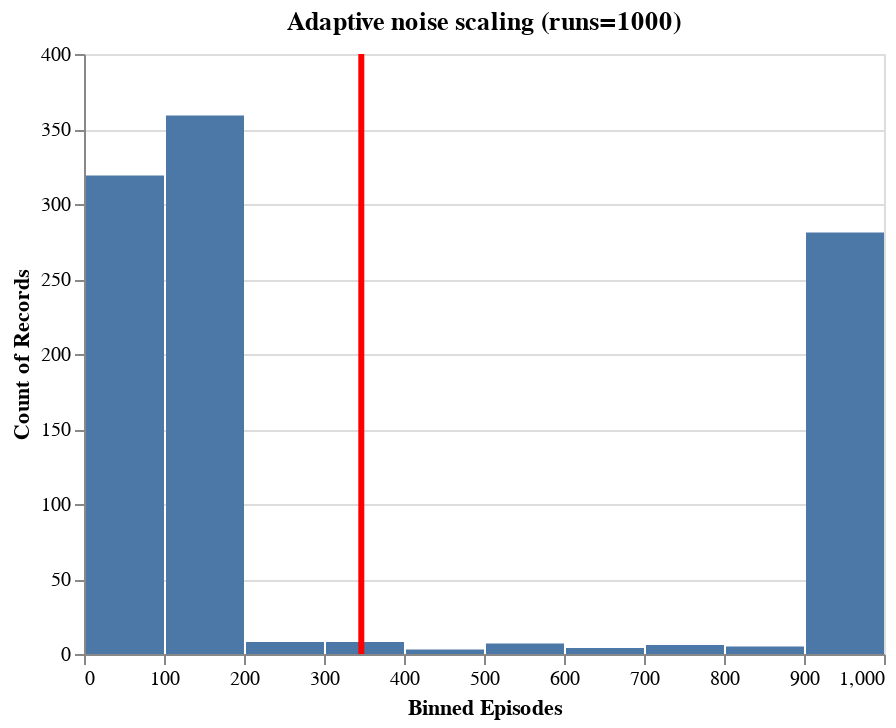

Notebook code for this chart:
### Code cell
chart, ada_df = plot(data_dir, 'ada', altair=True, title="Adaptive noise scaling (runs=1000)")
chart

### Figure 1 — Vega-Lite specification as saved in the notebook (floating-point values rounded to 4 significant figures; data arrays with more than 128 entries replaced by an {"elided": "..."} marker saying what was removed)
{"$schema": "https://vega.github.io/schema/vega-lite/v2.6.0.json", "config": {"view": {"height": 300, "width": 400}}, "datasets": {"data-eb0d2e121c530ca96ff3e9b07c4a7607": {"elided": "1000 records"}}, "layer": [{"data": {"name": "data-eb0d2e121c530ca96ff3e9b07c4a7607"}, "encoding": {"x": {"bin": true, "field": "episodes", "title": "Binned Episodes", "type": "quantitative"}, "y": {"aggregate": "count", "field": "episodes", "type": "quantitative"}}, "mark": "bar", "title": "Adaptive noise scaling (runs=1000)"}, {"data": {"name": "data-eb0d2e121c530ca96ff3e9b07c4a7607"}, "encoding": {"size": {"value": 3}, "x": {"aggregate": "mean", "field": "episodes", "type": "quantitative"}}, "mark": {"color": "red", "type": "rule"}}]}
